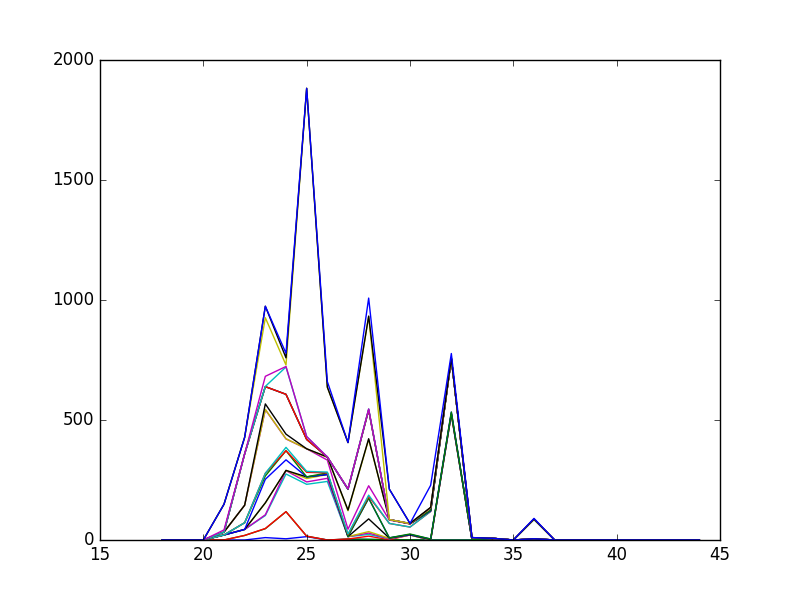

Source code (Python):
import json
import csv
import os
import datetime
import matplotlib.pyplot as plt

path = '/home/trisha/Desktop/Acad/Semester9/PE/User-Engagement-Video/code/user_data_test/'
# path = '/home/shivam/coursework/user engagement/User-Engagement-Video/code/'
file = 'result_fb62884cc3fa8a4bfb36535fa628acff22830025acb5ebe31e1ef5ef.json'


def extract_week_number(raw_date):
    year = raw_date[:4]
    month = raw_date[5:7]
    day = raw_date[8:]
    dt = datetime.date(int(year), int(month), int(day))
    wk = dt.isocalendar()[1]
    return wk


def create_phrasecloud_dictionary(min_week, max_week):
    phrase_cloud_clicks = {}
    for i in range(min_week, max_week+1):
        phrase_cloud_clicks[i] = []

    return phrase_cloud_clicks


def extract_phrasecloud_clicks():
	main_db = []
	phrase_cloud_clicks = create_phrasecloud_dictionary(18,45)
	for file in os.listdir(path):
		
    		with open(path + file, 'r') as data_file:
        		for line in data_file.readlines():
            			data = json.loads(line)
            			if "phrase" in data['user_action']:
                			week_number = extract_week_number(data['date'])
                			if week_number in phrase_cloud_clicks:
                    				phrase_cloud_clicks[week_number].append(data['Video_Id'])
                			else:
                    				phrase_cloud_clicks[week_number] = [data['Video_Id']]
			temp_values = []
			for key in phrase_cloud_clicks:
				temp_values.append(len(phrase_cloud_clicks[key]))
			main_db.append(temp_values)
    	return main_db



def plot_behaviour():
    phrase_cloud_clicks = extract_phrasecloud_clicks()
    print phrase_cloud_clicks    
    rowX = []
    
    for i in range(18,45):
	rowX.append(i)
    
    X = sorted(rowX)
    print '-------------------------------------------------------'
    print X
    copy = []
    for i in phrase_cloud_clicks:
	tmp = []
	tmp = [x for _,x in sorted(zip(rowX, i))]
	copy.append(tmp)

    print len(copy[0]), len(X)
    for i in copy:
	print 'yes'
    	plt.plot(X, i)
    plt.savefig('phrasecloud.png')
    plt.show()

plot_behaviour()


